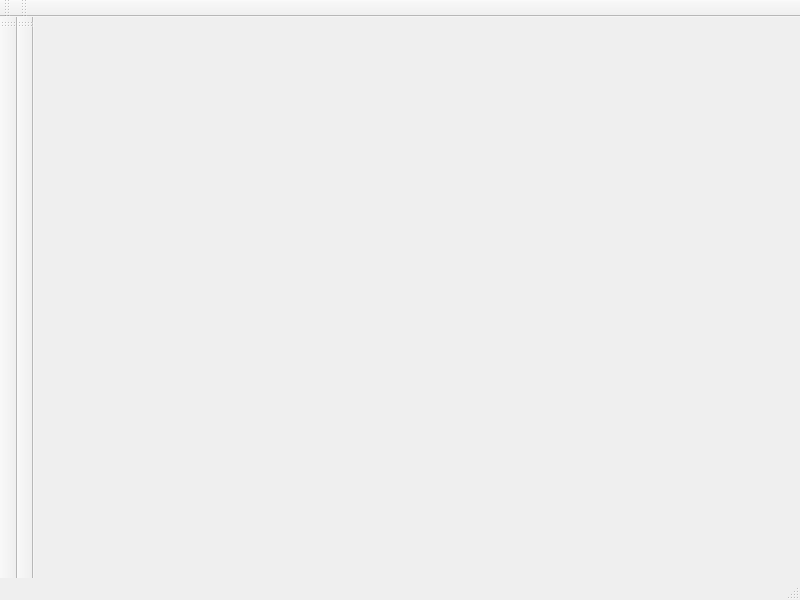
<?xml version="1.0" encoding="UTF-8"?>
<ui version="4.0">
 <class>JOINUSCapture</class>
 <widget class="QMainWindow" name="JOINUSCapture">
  <property name="geometry">
   <rect>
    <x>0</x>
    <y>0</y>
    <width>800</width>
    <height>600</height>
   </rect>
  </property>
  <property name="windowTitle">
   <string>MainWindow</string>
  </property>
  <widget class="QWidget" name="centralwidget"/>
  <widget class="QMenuBar" name="menubar">
   <property name="geometry">
    <rect>
     <x>0</x>
     <y>0</y>
     <width>800</width>
     <height>22</height>
    </rect>
   </property>
  </widget>
  <widget class="QStatusBar" name="statusbar"/>
  <widget class="QToolBar" name="toolBarSources">
   <property name="windowTitle">
    <string>Sources</string>
   </property>
   <property name="toolTip">
    <string/>
   </property>
   <property name="statusTip">
    <string>The powersources and functions. </string>
   </property>
   <property name="allowedAreas">
    <set>Qt::LeftToolBarArea|Qt::TopToolBarArea</set>
   </property>
   <attribute name="toolBarArea">
    <enum>LeftToolBarArea</enum>
   </attribute>
   <attribute name="toolBarBreak">
    <bool>false</bool>
   </attribute>
  </widget>
  <widget class="QToolBar" name="toolBarComponent">
   <property name="windowTitle">
    <string>toolBar_2</string>
   </property>
   <attribute name="toolBarArea">
    <enum>LeftToolBarArea</enum>
   </attribute>
   <attribute name="toolBarBreak">
    <bool>true</bool>
   </attribute>
  </widget>
  <widget class="QToolBar" name="toolBarWires">
   <property name="windowTitle">
    <string>toolBar_3</string>
   </property>
   <attribute name="toolBarArea">
    <enum>TopToolBarArea</enum>
   </attribute>
   <attribute name="toolBarBreak">
    <bool>true</bool>
   </attribute>
  </widget>
  <widget class="QToolBar" name="toolBarCommands">
   <property name="windowTitle">
    <string>toolBar_4</string>
   </property>
   <attribute name="toolBarArea">
    <enum>TopToolBarArea</enum>
   </attribute>
   <attribute name="toolBarBreak">
    <bool>false</bool>
   </attribute>
  </widget>
 </widget>
 <resources/>
 <connections/>
</ui>
